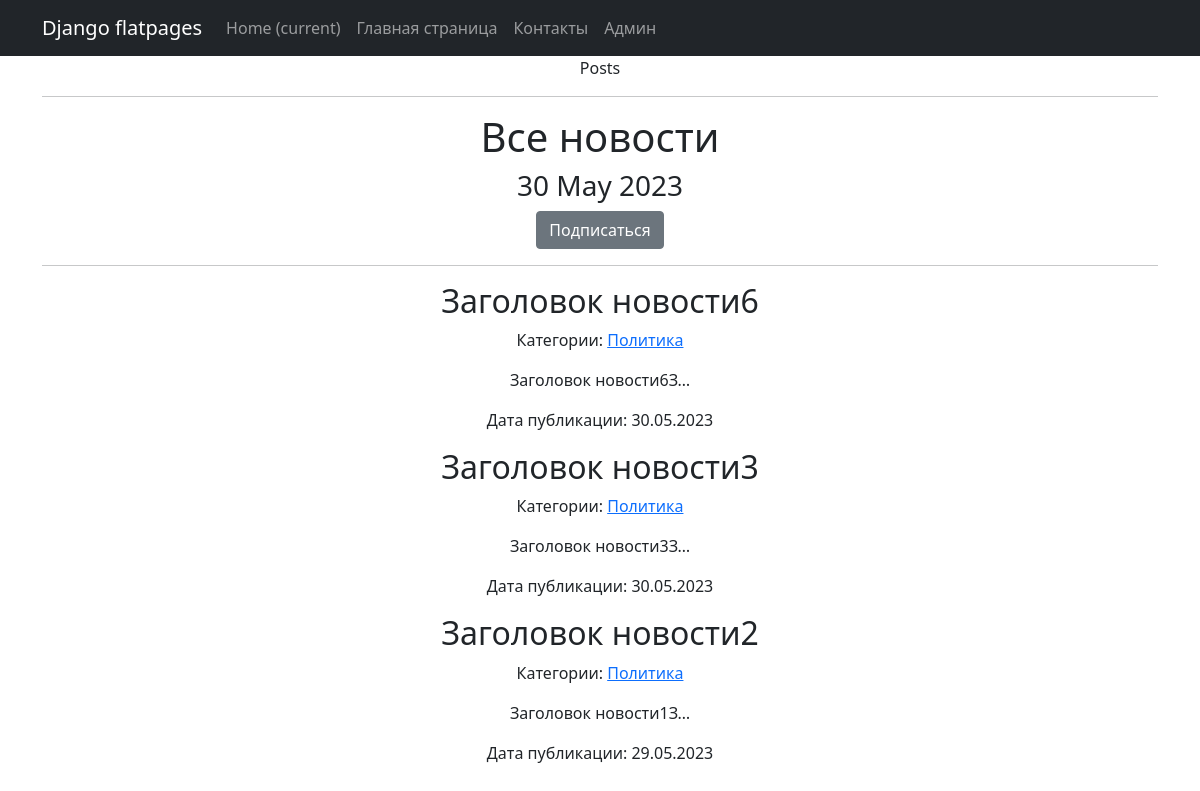
The app's page /categories/2 with its own data.
### simpleapp/models.py (models this page shows, shortened)
class Post(models.Model):
    ARTICLE = 'article'
    NEWS = 'news'
    CATEGORY_CHOICES = (
        (ARTICLE, 'Статья'),
        (NEWS, 'Новость'),
    )
    type_post = models.CharField(max_length=20, choices=CATEGORY_CHOICES)
    pub_date = models.DateTimeField(auto_now_add=True)
    author = models.ForeignKey(Author, on_delete=models.CASCADE)
    name = models.CharField(
        max_length=50,
        unique=True,
    )
    description = models.TextField()
    category = models.ManyToManyField(
        Category,
        through='PostCategory',
        related_name='PostCategory',
    )
    rating = models.FloatField(
        validators=[MinValueValidator(0.0)], default=0.0
    )

class Category(models.Model):
    name = models.CharField(max_length=100, unique=True)
    subscribers = models.ManyToManyField(User, related_name='subscriptions')

### simpleapp/views.py (the view)
# urls.py: path('categories/<int:pk>', CategoryListView.as_view(), name='category_list'),
class CategoryListView(ListView):
    model = Post
    template_name = 'category_list.html'
    context_object_name = 'category_news_list'
    def get_queryset(self):
        self.category = get_object_or_404(Category, id=self.kwargs['pk'])
        queryset = Post.objects.filter(category=self.category).order_by('-pub_date')
        return queryset
    def get_context_data(self, **kwargs):
        context = super().get_context_data(**kwargs)
        context['is_not_subscriber'] = self.request.user not in self.category.subscribers.all()
        context['category'] = self.category
        return context

### simpleapp/templatetags/censor.py (called while the page is built)
def censor(value):
    bad_words = ["капуста"]
    for word in bad_words:
        value = value.replace(word, '*' * len(word))
    return value

### simpleapp/templatetags/custom_tags.py (called while the page is built)
@register.simple_tag()
def current_time(format_string='%b %d %Y'):
   return datetime.utcnow().strftime(format_string)

### templates/category_list.html (shortened to what this page needs)
{% extends 'flatpages/default.html' %}
{% block title %}
Posts
{% endblock title %}
{% block content %}
   <h1>Все новости</h1>
   <h3>{% load custom_tags %}</h3>
   <h3>{% load censor %}</h3>
   <h3>{% current_time '%d %b %Y' %}</h3>
   {% if is_not_subscriber %}
       <p class="text-center"><a href="{% url 'subscribe' category.id %}" class="btn btn-secondary btn-sn">Подписаться</a></p>
   {% endif %}
   <hr>
   {% if category_news_list %}
       {% for post in category_news_list %}
           <h2>{{ post.name }}</h2>
            <p>Категории:
            {% for category in post.category.all %}
               <a href="{% url 'category_list' category.id %}">{{ category.name }}</a>
            {% endfor %}
           </p>
           <p>{{ post.description|truncatechars:20|censor }}</p>
           <p>Дата публикации: {{ post.pub_date|date:'d.m.Y' }}</p>
       {% endfor %}
   {% else %}
       {% for category in categories %}
           <a href="{% url 'category_list' post.category.id %}">{{ post.category.name }}</a>
       {% endfor %}
       <h2>Новостей нет!</h2>
   {% endif %}
{% endblock content %}

### templates/flatpages/default.html (shortened to what this page needs)
<!DOCTYPE html>
<html lang="en">
    <head>
        {% load static %}
        <link href="{% static 'css/styles.css' %}" rel="stylesheet" />
    </head>
    <body>
        <nav class="navbar navbar-expand-lg navbar-dark bg-dark static-top">
   <div class="container">
       <a class="navbar-brand" href="#">Django flatpages</a>
       <div class="collapse navbar-collapse" id="navbarResponsive">
           <ul class="navbar-nav ml-auto">
               <li class="nav-item active">
                   <a class="nav-link" href="#">Home
                       <span class="sr-only">(current)</span>
                   </a>
               </li>
               <li class="nav-item">
                   <a class="nav-link" href="/about/">Главная страница</a>
               </li>
               <li class="nav-item">
                   <a class="nav-link" href="/contacts/">Контакты</a>
               </li>
               <li class="nav-item">
                   <a class="nav-link" href="/vlas/">Админ</a>
               </li>
           </ul>
       </div>
   </div>
</nav>
        <div class="container">
            <div class="row">
                <div class="col-lg-12 text-center">
                    {% block title %}{% endblock title %}
                    <hr>
                    {% block content %}{% endblock content %}
                </div>
            </div>
        </div>
    </body>
</html>

### records on screen
Post: name "Заголовок новости6", description|censor "Заголовок новости6З…", pub_date "30.05.2023"
Category: name "Политика"
Post: name "Заголовок новости3", description|censor "Заголовок новости3З…", pub_date "30.05.2023"
Post: name "Заголовок новости2", description|censor "Заголовок новости1З…", pub_date "29.05.2023"
